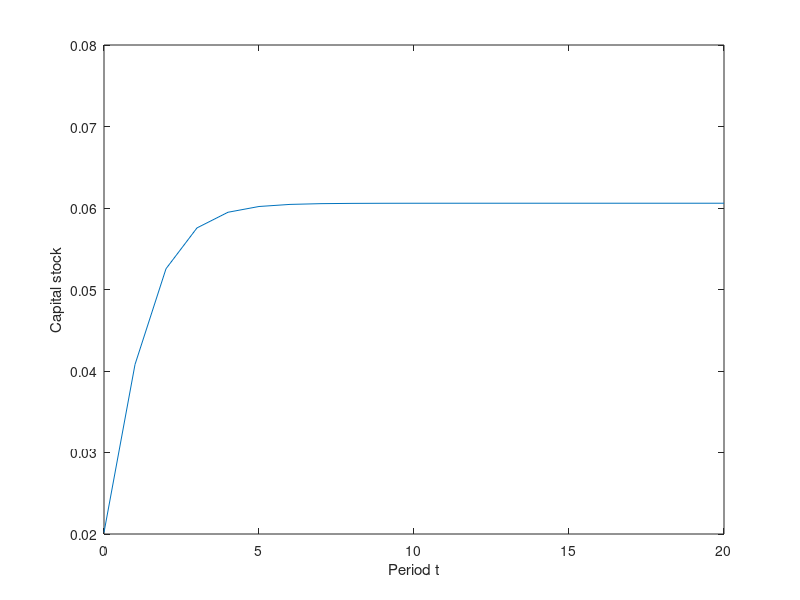

Write the MATLAB code that produced this figure.
function Ch3_olg_dyn1()
%Code computes the dynamics of the Example economy

% %author: Burkhard Heer

%this version: June 6, 2018

clc;
close all;
dbstop if error


%% PARAMETERS
par.alpha   = 0.36;
par.beta    = 0.40;
par.TT      = 20;	% number of transition periods
par.nn      = 0.1;  % populatoin growth rate

%% STEADY STATE

par.kss     = (par.beta/(1+par.beta)*(1-par.alpha)/(1+par.nn) )^(1/(1-par.alpha));
par.yss     = production(par,par.kss)


%% Check stability of system in k_t+1,  k_t , k_t-1

%Jac_115 = jac_cd(@(X)eq_1_15(par,X(1,1),X(1,2)),[par.kss,par.kss])
%EG_115  = eig(Jac_115)

kt=zeros(1,par.TT+1);

kt(1)=par.kss/3;


for j=1:par.TT;

    kt(j+1)= par.beta/(1+par.beta) * (1-par.alpha)/(1+par.nn) * kt(j)^(par.alpha);

    kt(j+1) = eq_3_22(par,kt(j));
end    
  

figure
plot([0:par.TT],kt); hold on
xlabel('Period t')
ylabel('Capital stock')


x=par.kss;

% numerical computation of the Jacobian: central differences

    dx= max(1e-8,abs(x)/1e8);
        x1 = x + dx;    
    y1  = eq_3_22(par,x1);
   
    x2 = x - dx;    
    y2  = eq_3_22(par,x2);
    
    Jac_3_22  = (y1-y2)./(x1-x2) 


save Ch3_olg_dyn1;

end

%% Auxiliary functions
%%
%% Production function
function [yy] = production(par,kk)

yy = kk.^par.alpha;

end


%% Function 3.22 in k_t 
function [f] = eq_3_22(par,kx)

f = par.beta/(1+par.beta) * (1-par.alpha)/(1+par.nn) * kx^(par.alpha);


end
